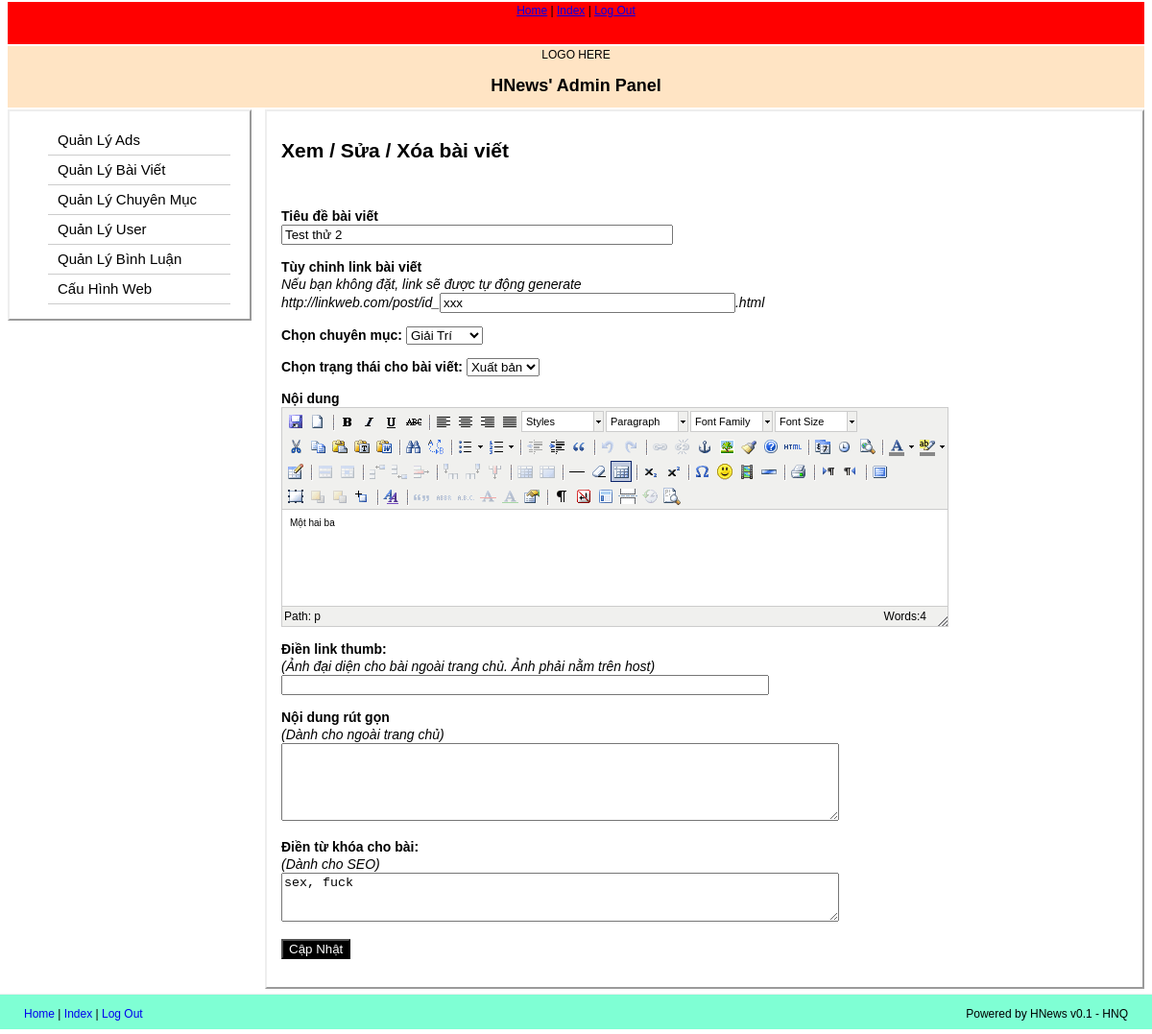
Screenshot of /assmin/index.php?admin=editnews&handle=edit&newsID=2 (signed in) with the database file from the repository.
### tables this page shows
CREATE TABLE IF NOT EXISTS `post` (
  `id` int(11) NOT NULL AUTO_INCREMENT,
  `post_author` int(11) NOT NULL,
  `post_title` varchar(255) NOT NULL,
  `post_content` text NOT NULL,
  `thumb` varchar(255) NOT NULL,
  `post_excerpt` varchar(255) DEFAULT NULL,
  `category_id` int(11) NOT NULL,
  `post_date` datetime NOT NULL,
  `num_view` bigint(20) NOT NULL DEFAULT '0',
  `keyword` varchar(255) DEFAULT NULL,
  `num_comment` int(11) DEFAULT '0',
  `post_status` int(11) DEFAULT '0',
  `slug` varchar(255) NOT NULL,
  PRIMARY KEY (`id`)
);

### assmin/newsf/function.php (called while the page is built, shortened)
<?php
function edit($newsID) {
	$querynews = "SELECT * FROM post WHERE id=".$newsID;
	$resultnews = mysql_query($querynews) or die('Fuk');
	while ($row2 = mysql_fetch_array($resultnews)) {
			$title1 = $row2['post_title'];
			$thumb1 = $row2['thumb'];
			$catID1 = $row2['category_id'];
			$kw1 = $row2['keyword'];
			$status1 = $row2['post_status'];
			$slug1 = $row2['slug'];
		}
	include ('formedit.php');
}
	?>

### assmin/newsf/formedit.php (the view, shortened to what this page needs)
<div id='add-new' style='display: block'>
	<form method="post" action="index.php?admin=editnews&handle=suabai">
		<p><strong>Tiêu đề bài viết</strong><br /> <input type='text' name='tieude' id='tieude' style='width: 400px' value='<?php echo $title1; ?>' onchange='generateslug();'></p>
		<p><strong>Tùy chỉnh link bài viết</strong><br /><em>Nếu bạn không đặt, link sẽ được tự động generate</em><br /> <em>http://linkweb.com/post/id_</em><input type='text' name='slug' id='slug' style='width: 300px' value='<?php echo $slug1; ?>'><em>.html</em></p>
		<p><strong>Chọn chuyên mục: </strong>
			<?php
			echo "<select name='chuyenmuc' id='chuyenmuc'>";
			$query = "SELECT * FROM category";
			$result = mysql_query($query) or die ('Fuck');
			while ($row = mysql_fetch_array($result)) {
				if($catID1 == $row['id']) {
					echo "<option value='".$row['id']."' selected>".$row['category_name']."</option>";
				} else {
					echo "<option value='".$row['id']."'>".$row['category_name']."</option>";
				}
			}
			echo "</select>";
			?>
		</p>
		<p><strong>Chọn trạng thái cho bài viết:</strong>
			<select name='trangthai' id='trangthai'>
				<?php
				if($status1 == 1) {
					echo "<option value='0'>Nháp</option>
				<option value='1' selected>Xuất bản</option>";
				} else {
					echo "<option value='0' selected>Nháp</option>
				<option value='1'>Xuất bản</option>";
				}
				?>
			</select>
		</p>
		<p><strong>Nội dung</strong><br /> <textarea name='noidung' class='hText2' id='noidung'><?php echo $noidung1; ?></textarea></p>
		<p><strong>Điền link thumb: </strong><br /><em>(Ảnh đại diện cho bài ngoài trang chủ. Ảnh phải nằm trên host)</em><br /><input type='text' name='thumb' id='thumb' style='width: 500px' value='<?php echo $thumb1; ?>'></p>
		<p><strong>Nội dung rút gọn</strong><br /><em>(Dành cho ngoài trang chủ)</em><br /><textarea name='rutgon' id='rutgon' wrap=hard cols=70 rows=5><?php echo $excerpt1; ?></textarea></p>
		<p><strong>Điền từ khóa cho bài: </strong><br /><em>(Dành cho SEO)</em><br /><textarea name='tukhoa' id='tukhoa' cols=70 rows=3><?php echo $kw1; ?></textarea></p>
		<p><input type='submit' value='Cập Nhật' style='color: white; background: black'></p>
	</form>
</div>

### css/styles.css (style rules this page uses)
body { font-family: Arial, Tahoma, Calibri, Sans-serif; font-size: 12px; text-align: center; }
html, body { margin: 0px; padding: 0px; }

### assmin/tiny_mce/themes/advanced/skins/default/content.css (style rules this page uses)
body, td, pre { color:#000; font-family:Verdana, Arial, Helvetica, sans-serif; font-size:10px; margin:8px; }
body { background:#FFF; }

### rows the page displays
post: tieude "Test thử 2", slug "xxx", trangthai "Xuất bản", tukhoa "sex, fuck"

### other values shown
form field chuyenmuc "Giải Trí"
